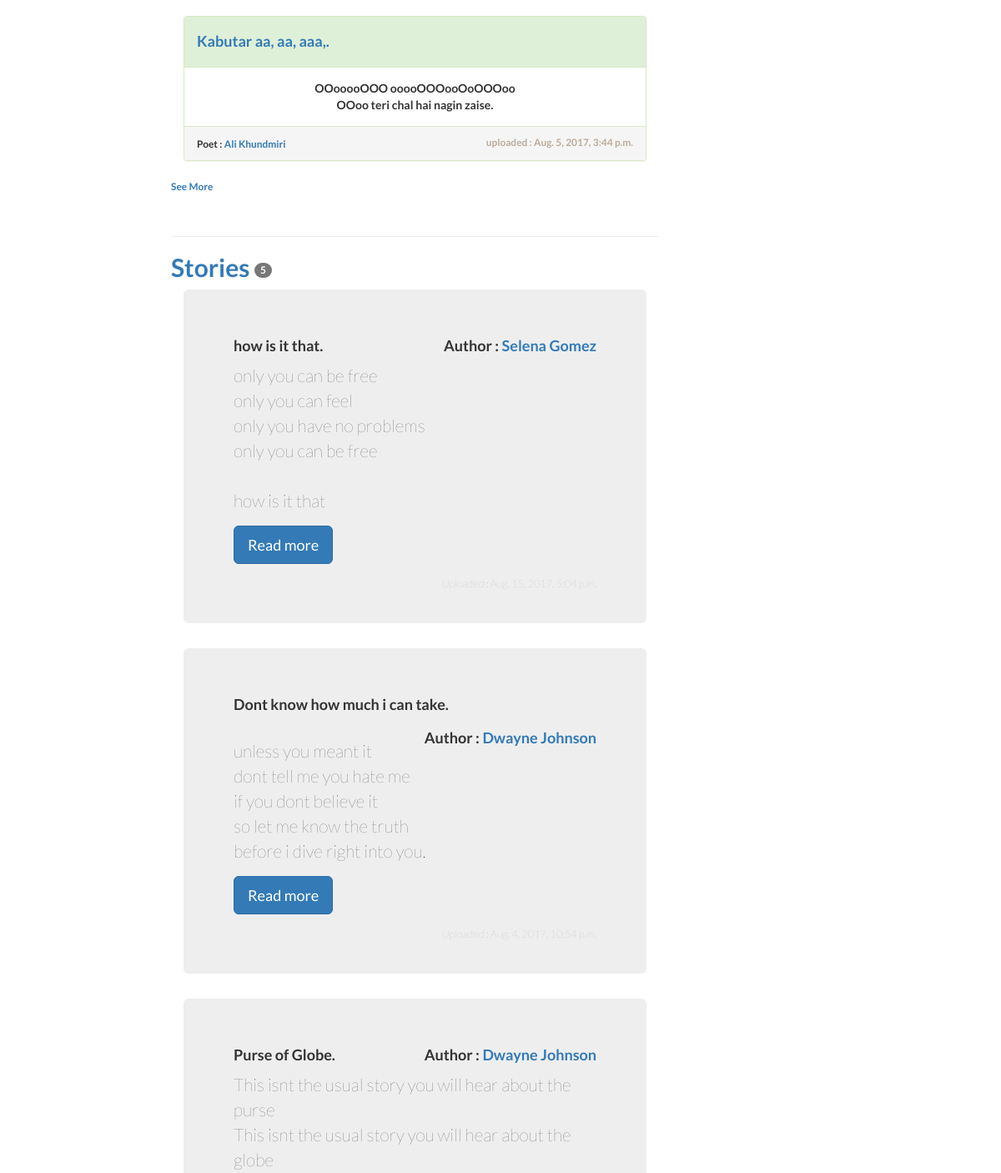
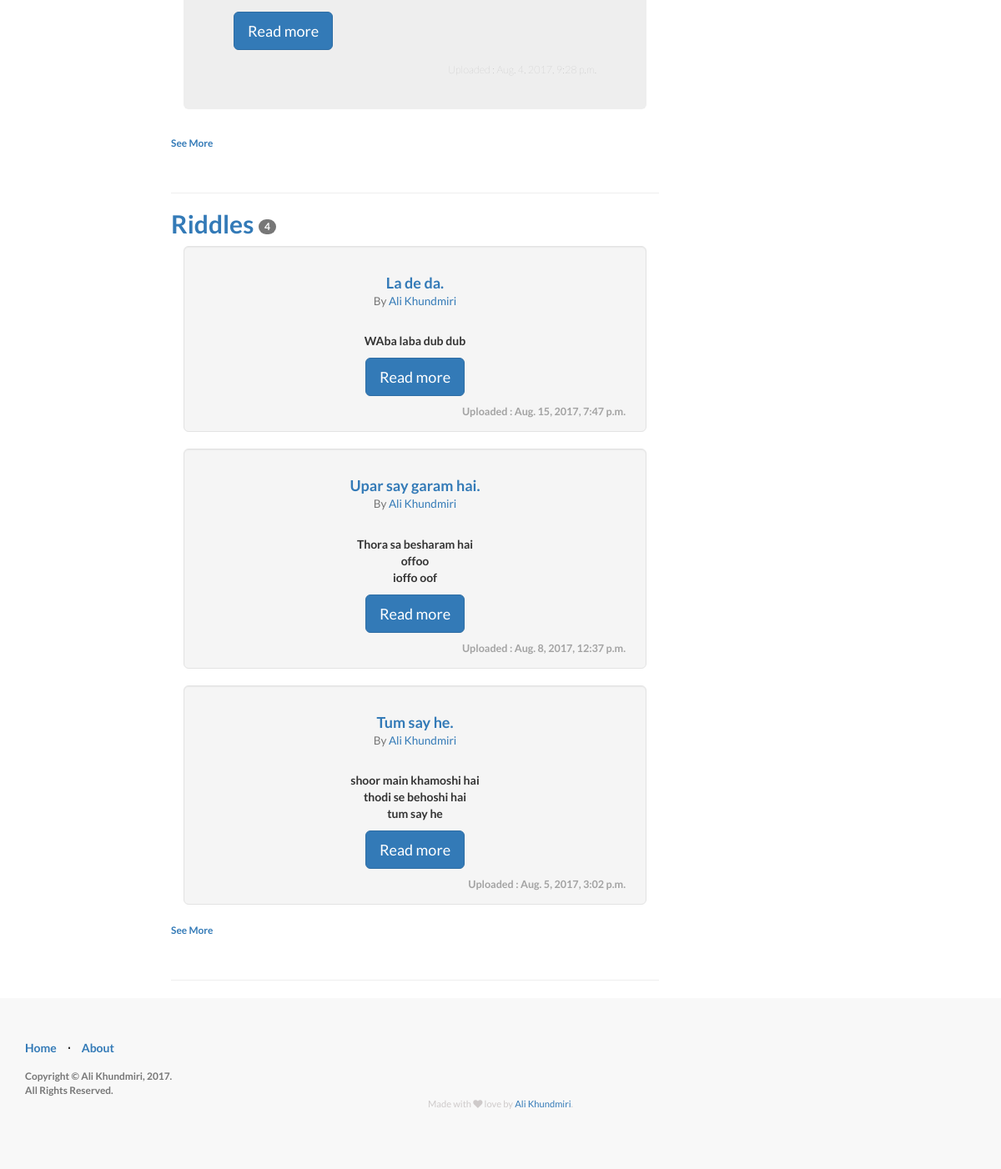
The app's page / (lower part), older data (2 pictures, top to bottom).
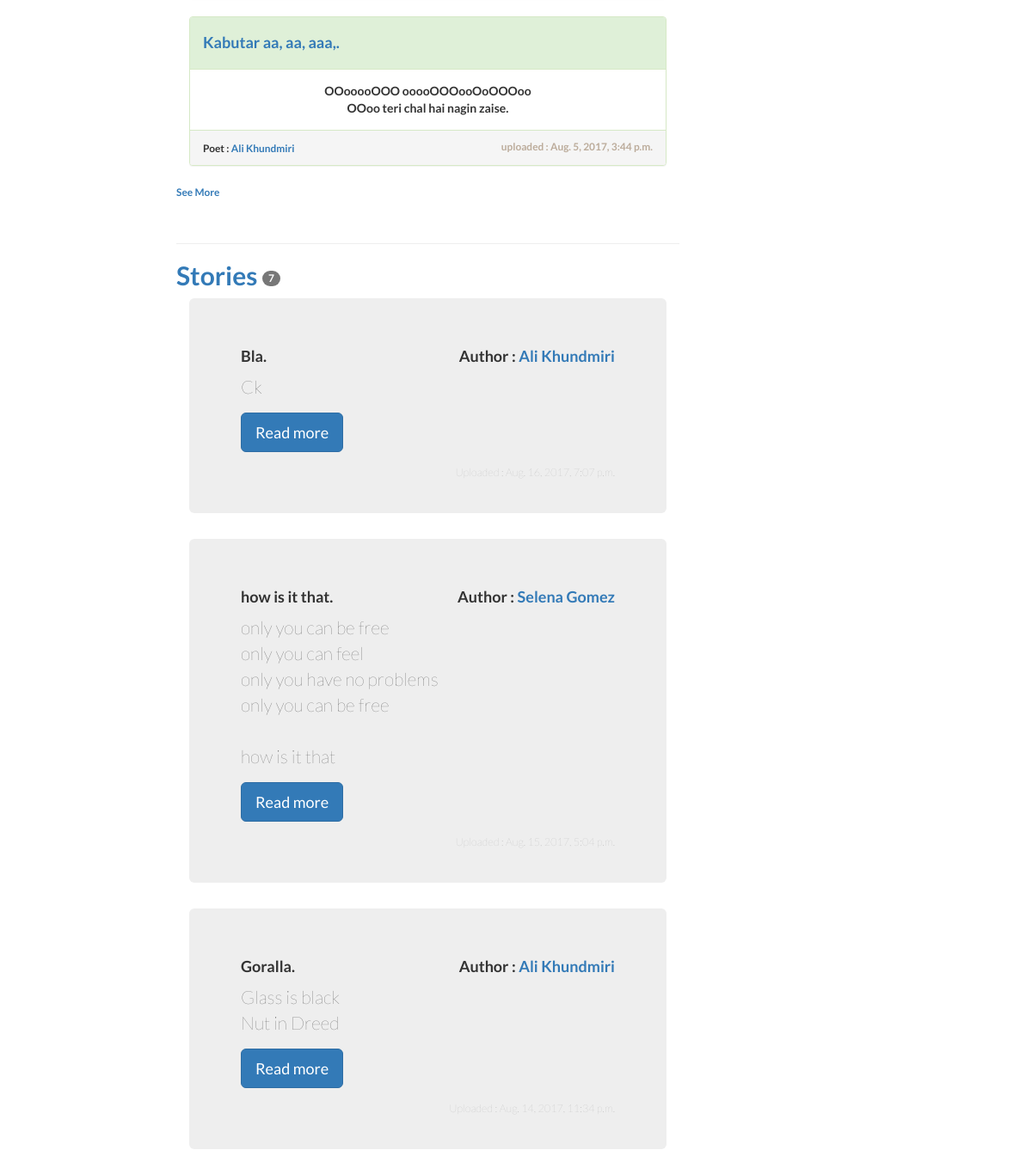
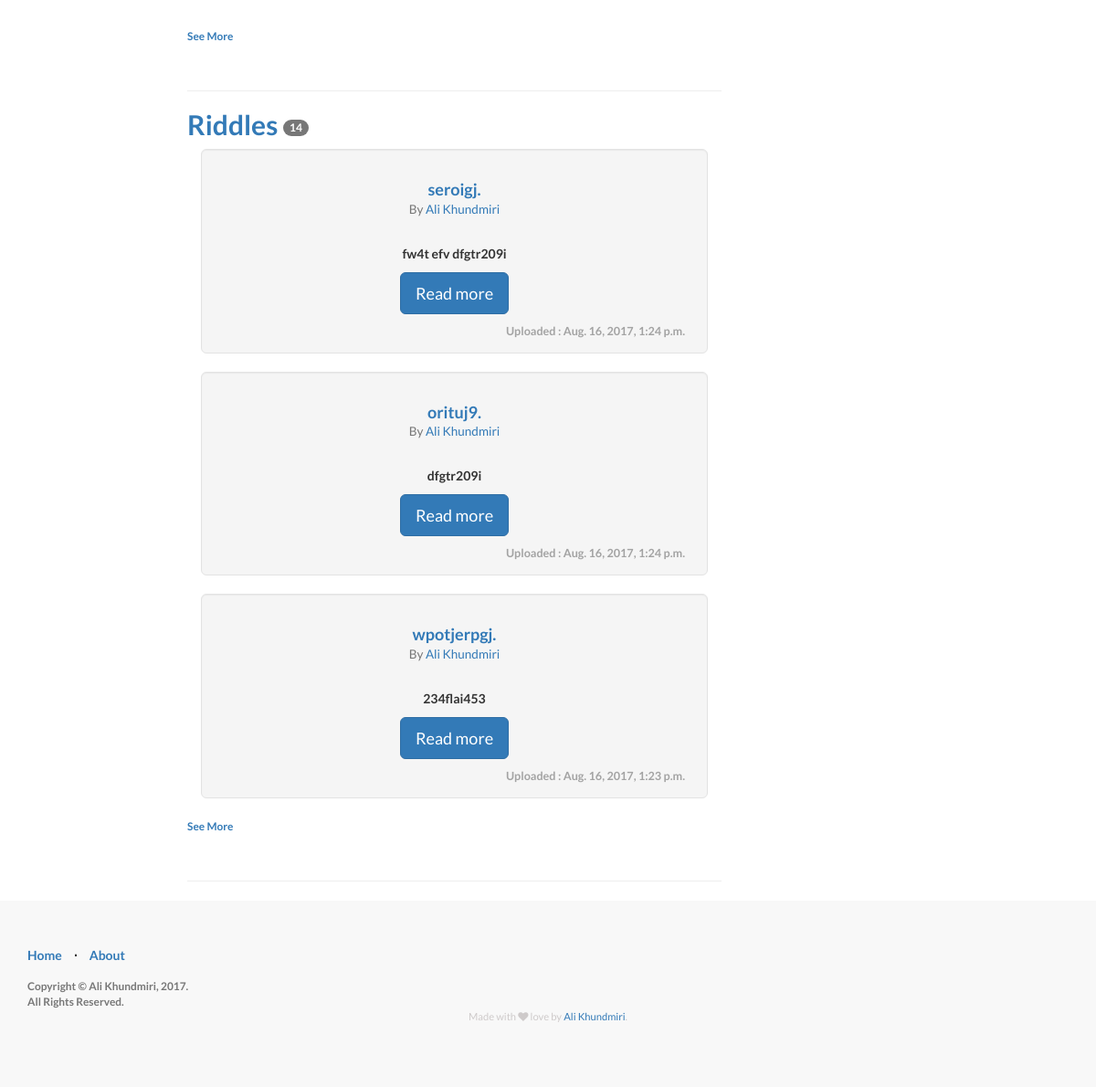
The same page, newer data (2 pictures, top to bottom).
### core/models.py (models this page shows, shortened)
class all_poems(models.Model):
	app_name = "Poem"
	title = models.CharField(max_length=300, blank=False, null=False)
	slug = models.SlugField(unique=True)
	poem = models.TextField(max_length=300000, blank=False, null=False)
	show_poem = models.BooleanField(default=True)
	poet = models.ForeignKey(settings.AUTH_USER_MODEL, default=1)
	tags = models.ManyToManyField(taggers, blank=True, null=True)
	timestamp = models.DateTimeField(auto_now=False, auto_now_add=True)
	updated = models.DateTimeField(auto_now=True, auto_now_add=False)
	def get_absolute_url(self):
		return reverse("writer:poem_detail", kwargs={"slug" : self.slug})
	class Meta:
		ordering = ["-timestamp", "-updated"]
		verbose_name = "Poem"
		verbose_name_plural = "Poems"

class all_stories(models.Model):
	app_name = "Story"
	title = models.CharField(max_length=300, blank=False, null=False)
	slug = models.SlugField(unique=True)
	story = models.TextField(max_length=30000, blank=False, null=False)
	show_story = models.BooleanField(default=True,)
	author = models.ForeignKey(settings.AUTH_USER_MODEL, default=1)
	tags = models.ManyToManyField(taggers, blank=True, null=True)
	related_story = models.ManyToManyField("self", blank=True, null=True)
	timestamp = models.DateTimeField(auto_now=False, auto_now_add=True)
	updated = models.DateTimeField(auto_now=True, auto_now_add=False)
	def get_absolute_url(self):
		return reverse("writer:story_detail", kwargs={"slug" : self.slug})
	class Meta:
		ordering = ["-timestamp", "-updated"]
		verbose_name = "Story"
		verbose_name_plural = "Stories"

class all_riddles(models.Model):
	app_name = "Riddle"
	title = models.CharField(max_length=300, blank=False, null=False)
	slug = models.SlugField(unique=True)
	riddle = models.TextField(max_length=30000, blank=False, null=False)
	answer = models.CharField(max_length=500, blank=True, null=True)
	explanation = models.TextField(max_length=30000, blank=True, null=True)
	show_riddle = models.BooleanField(default=True)
	riddler = models.ForeignKey(settings.AUTH_USER_MODEL, default=1)
	tags = models.ManyToManyField(taggers, blank=True, null=True)
	timestamp = models.DateTimeField(auto_now=False, auto_now_add=True)
	updated = models.DateTimeField(auto_now=True, auto_now_add=False)
	def get_absolute_url(self):
		return reverse("writer:riddle_detail", kwargs={"slug" : self.slug})
	class Meta:
		ordering = ["-timestamp", "-updated"]
		verbose_name = "Riddle"
		verbose_name_plural = "Riddles"

### core/views.py (the view)
# urls.py: url(r'^$', views.index, name='list'),
def index(request):
	name = "Writers' Portfolio"
	p_status = True
	r_status = True
	s_status = True
	poems = all_poems.objects.filter(show_poem = True)
	riddles = all_riddles.objects.filter(show_riddle = True)
	stories = all_stories.objects.filter(show_story = True)
	authors = all_authors.objects.all()
	if bool(poems) == False:
		p_status = False # if empty, make p_status to False
	if bool(riddles) == False:
		r_status = False
	if bool(stories) == False:
		s_status = False
	context = {
		'name' : name,
		'poems' : poems,
		'riddles' : riddles,
		'stories' : stories,
		'authors' : authors,
		'p_status' : p_status,
		'r_status' : r_status,
		's_status' : s_status,
	}
	return render(request, 'core/poetist_index.html', context)

### core/templates/core/poetist_index.html (shortened to what this page needs)
{% extends 'base.html' %}
{% block content_body %}
	<div class="">
		<div class="">
			<br>
			{% if p_status %}
				{% for poem in poems|slice:":3" %}
					<div class="container col-lg-12">
						<div class="panel panel-success">
							<div class="panel-heading">
								<h4>
									<a href="{{ poem.get_absolute_url }}">{{ poem.title }}.</a>
								</h4>
							</div>
							<div class="panel-body" style="text-align: center;">
								{{ poem.poem|linebreaksbr|truncatewords:40 }}
							</div>
							<div class="panel-footer panel-success">
								<small> Poet :
									{% if poem.poet %}
										<a href="/{{ poem.poet.username }}">{{poem.poet.get_full_name}}</a>
									{% else %}
										Anonimous
									{% endif %}
								</small>
								<small class="pull-right" style="color: #BCAC9B">
									uploaded : {{poem.timestamp}}
								</small>
							</div>
						</div>
					</div>
				{% endfor %}
				{% if poems.count > 3 %}
					<p><a href="{% url 'writer:poem_list' %}"><small>See More</small></a></p>
				{% endif %}
				<br>
				<hr>
			{% endif %}
			{% if s_status %}
				<h2><a name="stories" href="{% url 'writer:story_list'  %}">Stories <span class="badge">{{ stories|length }}</span></a></h2>
				{% for storie in stories|slice:":3" %}
					<div class="container col-lg-12">
						<div class="jumbotron col-lg-12">
							<h4 class="pull-left">{{ storie.title }}.</h4>
							<h4 class="pull-right">
							Author :
								{% if storie.author %}
									<a href="/{{ storie.author.username }}">{{storie.author.get_full_name}}</a>
								{% else %}
									Anonymous
								{% endif %}
								</h4>
								<br>
								<br>
							<p>{{ storie.story|linebreaksbr|truncatewords:50 }}</p>
							<p>
							<a class="btn btn-primary btn-lg" href="{{ storie.get_absolute_url }}" role="button">Read more</a></p>
							<p class="pull-right" style="color: #A3A3A3; margin-bottom: -10px; font-size: 0.9em">Uploaded : {{storie.timestamp}}</p>
						</div>
					</div>
				{% endfor %}
				{% if stories.count > 3 %}
					<p><a href="{% url 'writer:story_list' %}"><small>See More</small></a></p>
				{% endif %}
				<br>
				<hr>
			{% endif %}
			{% if r_status %}
				<h2><a name="riddles" href="{% url 'writer:riddle_list'  %}">Riddles <span class="badge">{{ riddles|length }}</span></a></h2>
				{% for riddle in riddles|slice:":3" %}
					<div class="container col-lg-12">
						<div class="well well-lg col-lg-12" style="text-align: center;">
							<h4><a href="{{ riddle.get_absolute_url }}">{{ riddle.title }}.</a><br>
								<small>By
									{% if riddle.riddler %}
										<a href="/{{ riddle.riddler.username }}">{{riddle.riddler.get_full_name}}</a>
									{% else %}
										Anonymous
									{% endif %}
								</small>
							</h4>
							<br>
							<p>{{ riddle.riddle|linebreaksbr | truncatewords:20 }}</p>
							<p><a class="btn btn-primary btn-lg" href="{{ riddle.get_absolute_url }}" role="button">Read more</a></p>
							<p class="pull-right" style="color: #A3A3A3; margin-bottom: -10px; font-size: 0.9em">Uploaded : {{riddle.timestamp}}</p>
						</div>
					</div>
				{% endfor %}
				{% if riddles.count > 3 %}
					<p><a href="{% url 'writer:riddle_list' %}"><small>See More</small></a></p>
				{% endif %}
				<br>
				<hr>
			{% endif %}
		</div>
	</div>
{% endblock content_body %}

Row changes from the older to the newer data that the page shows:
no longer on this page (row unchanged): all_stories: title "Dont know how much i can take", author.get_full_name "Dwayne Johnson", story "unless you meant it dont tell me you hate me if you dont believe it so let me know the truth before i dive right into you.", timestamp "Aug. 4, 2017, 10:54 p.m."
no longer on this page (row unchanged): all_stories: title "Purse of Globe", author.get_full_name "Dwayne Johnson", story "This isnt the usual story you will hear about the purse This isnt the usual story you will hear about the globe", timestamp "Aug. 4, 2017, 9:28 p.m."
no longer on this page (row unchanged): all_riddles: title "La de da", riddler.get_full_name "Ali Khundmiri", riddle "WAba laba dub dub", timestamp "Aug. 15, 2017, 7:47 p.m."
no longer on this page (row edited): all_riddles: title "Upar say garam hai", riddler.get_full_name "Ali Khundmiri", riddle "Thora sa besharam hai offoo ioffo oof", timestamp "Aug. 8, 2017, 12:37 p.m."
no longer on this page (row unchanged): all_riddles: title "Tum say he", riddler.get_full_name "Ali Khundmiri", riddle "shoor main khamoshi hai thodi se behoshi hai tum say he", timestamp "Aug. 5, 2017, 3:02 p.m."
added all_stories: title "Bla", author.get_full_name "Ali Khundmiri", story "Ck", timestamp "Aug. 16, 2017, 7:07 p.m."
now on this page (row edited): all_stories: title "Goralla", author.get_full_name "Ali Khundmiri", story "Glass is black Nut in Dreed", timestamp "Aug. 14, 2017, 11:34 p.m."
added all_riddles: title "seroigj", riddler.get_full_name "Ali Khundmiri", riddle "fw4t efv dfgtr209i", timestamp "Aug. 16, 2017, 1:24 p.m."
added all_riddles: title "orituj9", riddler.get_full_name "Ali Khundmiri", riddle "dfgtr209i", timestamp "Aug. 16, 2017, 1:24 p.m."
added all_riddles: title "wpotjerpgj", riddler.get_full_name "Ali Khundmiri", riddle "234flai453", timestamp "Aug. 16, 2017, 1:23 p.m."
Text that changed along with them:
{{ stories|length }}: "5" → "7"
{{ riddles|length }}: "4" → "14"
